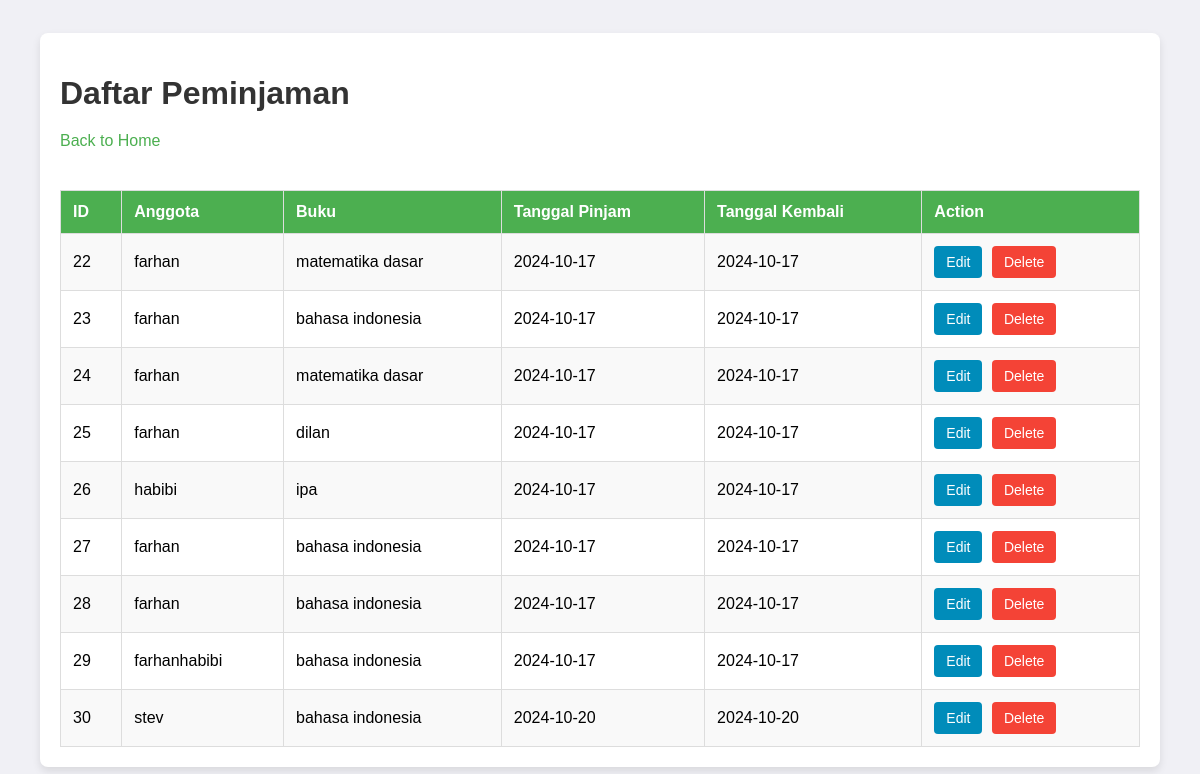
/backend/peminjaman_list.php, run on the app's committed database.
### tables this page shows
CREATE TABLE `peminjaman` (
  `peminjaman_id` int(11) NOT NULL,
  `id_anggota` int(11) DEFAULT NULL,
  `id_buku` int(11) DEFAULT NULL,
  `tgl_pinjam` date DEFAULT NULL,
  `tgl_kembali` date DEFAULT NULL
);

CREATE TABLE `anggota` (
  `anggota_id` int(11) NOT NULL,
  `nama` varchar(100) DEFAULT NULL,
  `email` varchar(100) DEFAULT NULL,
  `tgl_bergabung` date NOT NULL,
  `password` varchar(255) DEFAULT NULL
);

CREATE TABLE `buku` (
  `buku_id` int(11) NOT NULL,
  `judul` varchar(255) DEFAULT NULL,
  `penulis` varchar(100) DEFAULT NULL,
  `tahun_terbit` int(11) DEFAULT NULL
);

### backend/peminjaman.php (called while the page is built, shortened)
<?php
    class peminjaman{
        public function getAllPeminjaman($koneksi){
            return $koneksi->query("SELECT p.*, a.nama AS nama_anggota, b.judul AS judul_buku
            FROM peminjaman p JOIN anggota a ON p.id_anggota=a.anggota_id JOIN buku b on p.id_buku=b.buku_id");
        }
    }
?>

### backend/peminjaman_list.php (the view, shortened to what this page needs)
<?php
    include "koneksi.php";
    include "peminjaman.php";
    $peminjamanModel = new Peminjaman();
    $peminjaman = $peminjamanModel->getAllPeminjaman($koneksi);
?>
<!DOCTYPE html>
<html lang="id">
<head>
</head>
<body>
    <div class="container">
        <h1>Daftar Peminjaman</h1>
        <a href="welcome.php">Back to Home</a>
        <table>
            <tr>
                <th>ID</th>
                <th>Anggota</th>
                <th>Buku</th>
                <th>Tanggal Pinjam</th>
                <th>Tanggal Kembali</th>
                <th>Action</th>
            </tr>
            <?php while ($row = $peminjaman->fetch_assoc()): ?>
                <tr>
                    <td><?php echo $row['peminjaman_id']; ?></td>
                    <td><?php echo $row['nama_anggota']; ?></td>
                    <td><?php echo $row['judul_buku']; ?></td>
                    <td><?php echo $row['tgl_pinjam']; ?></td>
                    <td><?php echo $row['tgl_kembali']; ?></td>
                    <td>
                        <form action="peminjaman_edit.php" method="GET" style="display:inline;">
                            <button type="submit">Edit</button>
                        </form>
                        <form action="peminjaman_controller.php" method="post" style="display:inline;" onsubmit="return confirm('Apakah anda yakin?')">
                            <button type="submit" class="delete-button">Delete</button>
                        </form>
                    </td>
                </tr>
            <?php endwhile; ?>
        </table>
    </div>
</body>
</html>

### backend/peminjaman_list.php (style rules this page uses)
body { font-family: Arial, sans-serif; background-color: #f0f0f5; margin: 0; padding: 0; display: flex; justify-content: center; align-items: center; flex-direction: column; height: 100vh; overflow-y: auto; }
h1 { color: #333333; margin-bottom: 20px; }
.container { background-color: #ffffff; padding: 20px; box-shadow: 0 4px 8px rgba(0,0,0,0.1); border-radius: 8px; width: 90%; max-width: 1200px; }
table { width: 100%; border-collapse: collapse; margin-top: 20px; }
th, td { padding: 12px; border: 1px solid #ddd; text-align: left; }
th { background-color: #4CAF50; color: white; }
tr:nth-child(even) { background-color: #f9f9f9; }
a { text-decoration: none; color: #4CAF50; margin-bottom: 20px; display: inline-block; transition: color 0.3s ease; }
button { background-color: #008CBA; color: white; border: none; padding: 8px 12px; text-align: center; text-decoration: none; display: inline-block; font-size: 14px; border-radius: 4px; cursor: pointer; transition: background-color 0.3s ease; margin-right: 5px; }
.delete-button { background-color: #f44336; }

### data on the page
peminjaman: peminjaman_id "22", id_anggota.nama "farhan", id_buku.judul "matematika dasar", tgl_pinjam "2024-10-17", tgl_kembali "2024-10-17"
peminjaman: peminjaman_id "23", id_anggota.nama "farhan", id_buku.judul "bahasa indonesia", tgl_pinjam "2024-10-17", tgl_kembali "2024-10-17"
peminjaman: peminjaman_id "24", id_anggota.nama "farhan", id_buku.judul "matematika dasar", tgl_pinjam "2024-10-17", tgl_kembali "2024-10-17"
peminjaman: peminjaman_id "25", id_anggota.nama "farhan", id_buku.judul "dilan", tgl_pinjam "2024-10-17", tgl_kembali "2024-10-17"
peminjaman: peminjaman_id "26", id_anggota.nama "habibi", id_buku.judul "ipa", tgl_pinjam "2024-10-17", tgl_kembali "2024-10-17"
peminjaman: peminjaman_id "27", id_anggota.nama "farhan", id_buku.judul "bahasa indonesia", tgl_pinjam "2024-10-17", tgl_kembali "2024-10-17"
peminjaman: peminjaman_id "28", id_anggota.nama "farhan", id_buku.judul "bahasa indonesia", tgl_pinjam "2024-10-17", tgl_kembali "2024-10-17"
peminjaman: peminjaman_id "29", id_anggota.nama "farhanhabibi", id_buku.judul "bahasa indonesia", tgl_pinjam "2024-10-17", tgl_kembali "2024-10-17"
peminjaman: peminjaman_id "30", id_anggota.nama "stev", id_buku.judul "bahasa indonesia", tgl_pinjam "2024-10-20", tgl_kembali "2024-10-20"
